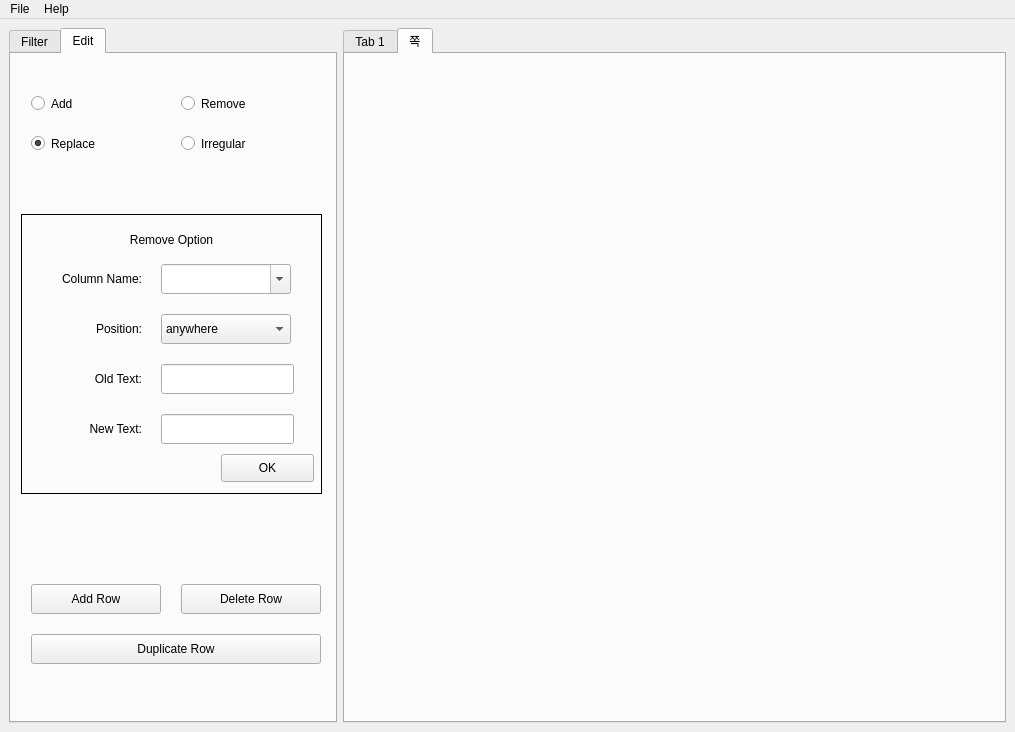
<?xml version="1.0" encoding="UTF-8"?>
<ui version="4.0">
 <class>Deco_LexO</class>
 <widget class="QMainWindow" name="Deco_LexO">
  <property name="geometry">
   <rect>
    <x>0</x>
    <y>0</y>
    <width>1015</width>
    <height>732</height>
   </rect>
  </property>
  <property name="windowTitle">
   <string>Deco-LexO</string>
  </property>
  <widget class="QWidget" name="centralwidget">
   <layout class="QGridLayout" name="gridLayout">
    <item row="0" column="0">
     <widget class="QTabWidget" name="tabWidget_1">
      <property name="maximumSize">
       <size>
        <width>328</width>
        <height>16777215</height>
       </size>
      </property>
      <property name="currentIndex">
       <number>1</number>
      </property>
      <widget class="QWidget" name="Modifying_Tab">
       <attribute name="title">
        <string>Filter</string>
       </attribute>
       <widget class="QComboBox" name="FEntryCombo">
        <property name="geometry">
         <rect>
          <x>30</x>
          <y>40</y>
          <width>81</width>
          <height>21</height>
         </rect>
        </property>
        <item>
         <property name="text">
          <string/>
         </property>
        </item>
        <item>
         <property name="text">
          <string>Equals</string>
         </property>
        </item>
        <item>
         <property name="text">
          <string>Starts with</string>
         </property>
        </item>
        <item>
         <property name="text">
          <string>Ends with</string>
         </property>
        </item>
        <item>
         <property name="text">
          <string>Contains</string>
         </property>
        </item>
        <item>
         <property name="text">
          <string>is empty</string>
         </property>
        </item>
       </widget>
       <widget class="QLineEdit" name="FEntry_Input">
        <property name="geometry">
         <rect>
          <x>120</x>
          <y>40</y>
          <width>141</width>
          <height>21</height>
         </rect>
        </property>
       </widget>
       <widget class="QLineEdit" name="FLemma_Input">
        <property name="geometry">
         <rect>
          <x>120</x>
          <y>100</y>
          <width>141</width>
          <height>21</height>
         </rect>
        </property>
       </widget>
       <widget class="QComboBox" name="FLemmaCombo">
        <property name="geometry">
         <rect>
          <x>30</x>
          <y>100</y>
          <width>81</width>
          <height>21</height>
         </rect>
        </property>
       </widget>
       <widget class="QComboBox" name="FCateCombo">
        <property name="geometry">
         <rect>
          <x>30</x>
          <y>160</y>
          <width>81</width>
          <height>21</height>
         </rect>
        </property>
       </widget>
       <widget class="QLineEdit" name="FCate_Input">
        <property name="geometry">
         <rect>
          <x>120</x>
          <y>160</y>
          <width>141</width>
          <height>21</height>
         </rect>
        </property>
       </widget>
       <widget class="QLineEdit" name="FFirst_1">
        <property name="geometry">
         <rect>
          <x>30</x>
          <y>320</y>
          <width>51</width>
          <height>21</height>
         </rect>
        </property>
       </widget>
       <widget class="QLineEdit" name="FFirst_2">
        <property name="geometry">
         <rect>
          <x>100</x>
          <y>320</y>
          <width>51</width>
          <height>21</height>
         </rect>
        </property>
       </widget>
       <widget class="QLineEdit" name="FFirst_3">
        <property name="geometry">
         <rect>
          <x>170</x>
          <y>320</y>
          <width>51</width>
          <height>21</height>
         </rect>
        </property>
       </widget>
       <widget class="QLineEdit" name="FSec_3">
        <property name="geometry">
         <rect>
          <x>170</x>
          <y>370</y>
          <width>51</width>
          <height>21</height>
         </rect>
        </property>
       </widget>
       <widget class="QLineEdit" name="FSec_2">
        <property name="geometry">
         <rect>
          <x>100</x>
          <y>370</y>
          <width>51</width>
          <height>21</height>
         </rect>
        </property>
       </widget>
       <widget class="QLineEdit" name="FSec_1">
        <property name="geometry">
         <rect>
          <x>30</x>
          <y>370</y>
          <width>51</width>
          <height>21</height>
         </rect>
        </property>
       </widget>
       <widget class="QLineEdit" name="FSecL_3">
        <property name="geometry">
         <rect>
          <x>170</x>
          <y>420</y>
          <width>51</width>
          <height>21</height>
         </rect>
        </property>
       </widget>
       <widget class="QLineEdit" name="FSecL_2">
        <property name="geometry">
         <rect>
          <x>100</x>
          <y>420</y>
          <width>51</width>
          <height>21</height>
         </rect>
        </property>
       </widget>
       <widget class="QLineEdit" name="FSecL_1">
        <property name="geometry">
         <rect>
          <x>30</x>
          <y>420</y>
          <width>51</width>
          <height>21</height>
         </rect>
        </property>
       </widget>
       <widget class="QLineEdit" name="FLast3">
        <property name="geometry">
         <rect>
          <x>170</x>
          <y>470</y>
          <width>51</width>
          <height>21</height>
         </rect>
        </property>
       </widget>
       <widget class="QLineEdit" name="FLast_2">
        <property name="geometry">
         <rect>
          <x>100</x>
          <y>470</y>
          <width>51</width>
          <height>21</height>
         </rect>
        </property>
       </widget>
       <widget class="QLineEdit" name="FLast_1">
        <property name="geometry">
         <rect>
          <x>30</x>
          <y>470</y>
          <width>51</width>
          <height>21</height>
         </rect>
        </property>
       </widget>
       <widget class="QFrame" name="FPhonoFrame">
        <property name="geometry">
         <rect>
          <x>10</x>
          <y>290</y>
          <width>281</width>
          <height>251</height>
         </rect>
        </property>
        <property name="frameShape">
         <enum>QFrame::Box</enum>
        </property>
        <property name="frameShadow">
         <enum>QFrame::Raised</enum>
        </property>
        <widget class="QComboBox" name="FColCombo">
         <property name="geometry">
          <rect>
           <x>90</x>
           <y>220</y>
           <width>81</width>
           <height>21</height>
          </rect>
         </property>
        </widget>
        <widget class="QLabel" name="label_7">
         <property name="geometry">
          <rect>
           <x>20</x>
           <y>50</y>
           <width>211</width>
           <height>31</height>
          </rect>
         </property>
         <property name="text">
          <string>Second syllable:</string>
         </property>
        </widget>
        <widget class="QLabel" name="label_8">
         <property name="geometry">
          <rect>
           <x>20</x>
           <y>100</y>
           <width>211</width>
           <height>31</height>
          </rect>
         </property>
         <property name="text">
          <string>Second-to-last syllable:</string>
         </property>
        </widget>
        <widget class="QLabel" name="label_9">
         <property name="geometry">
          <rect>
           <x>20</x>
           <y>0</y>
           <width>191</width>
           <height>31</height>
          </rect>
         </property>
         <property name="text">
          <string>First syllable:</string>
         </property>
        </widget>
        <widget class="QLabel" name="label_6">
         <property name="geometry">
          <rect>
           <x>20</x>
           <y>150</y>
           <width>211</width>
           <height>31</height>
          </rect>
         </property>
         <property name="text">
          <string>Last syllable:</string>
         </property>
        </widget>
        <widget class="QLabel" name="label_10">
         <property name="geometry">
          <rect>
           <x>10</x>
           <y>220</y>
           <width>61</width>
           <height>21</height>
          </rect>
         </property>
         <property name="text">
          <string>Column:</string>
         </property>
         <property name="alignment">
          <set>Qt::AlignRight|Qt::AlignTrailing|Qt::AlignVCenter</set>
         </property>
        </widget>
       </widget>
       <widget class="QPushButton" name="FFiltering_Button">
        <property name="geometry">
         <rect>
          <x>20</x>
          <y>550</y>
          <width>75</width>
          <height>23</height>
         </rect>
        </property>
        <property name="text">
         <string>Filter</string>
        </property>
       </widget>
       <widget class="QPushButton" name="FShow_Button">
        <property name="geometry">
         <rect>
          <x>110</x>
          <y>550</y>
          <width>75</width>
          <height>23</height>
         </rect>
        </property>
        <property name="text">
         <string>Show all</string>
        </property>
       </widget>
       <widget class="QPushButton" name="FClear_Button">
        <property name="geometry">
         <rect>
          <x>210</x>
          <y>550</y>
          <width>75</width>
          <height>23</height>
         </rect>
        </property>
        <property name="text">
         <string>Clear</string>
        </property>
       </widget>
       <widget class="QLabel" name="label">
        <property name="geometry">
         <rect>
          <x>30</x>
          <y>10</y>
          <width>56</width>
          <height>21</height>
         </rect>
        </property>
        <property name="text">
         <string>Entry:</string>
        </property>
       </widget>
       <widget class="QLabel" name="label_2">
        <property name="geometry">
         <rect>
          <x>30</x>
          <y>70</y>
          <width>56</width>
          <height>21</height>
         </rect>
        </property>
        <property name="text">
         <string>Lemma:</string>
        </property>
       </widget>
       <widget class="QLabel" name="label_3">
        <property name="geometry">
         <rect>
          <x>30</x>
          <y>130</y>
          <width>56</width>
          <height>21</height>
         </rect>
        </property>
        <property name="text">
         <string>Category:</string>
        </property>
       </widget>
       <widget class="QLineEdit" name="FInfo_Input">
        <property name="geometry">
         <rect>
          <x>120</x>
          <y>220</y>
          <width>141</width>
          <height>21</height>
         </rect>
        </property>
       </widget>
       <widget class="QLabel" name="label_4">
        <property name="geometry">
         <rect>
          <x>30</x>
          <y>190</y>
          <width>81</width>
          <height>21</height>
         </rect>
        </property>
        <property name="text">
         <string>Information:</string>
        </property>
       </widget>
       <widget class="QComboBox" name="FInfoCombo">
        <property name="geometry">
         <rect>
          <x>30</x>
          <y>220</y>
          <width>81</width>
          <height>21</height>
         </rect>
        </property>
       </widget>
       <widget class="QLabel" name="label_5">
        <property name="geometry">
         <rect>
          <x>10</x>
          <y>270</y>
          <width>141</width>
          <height>31</height>
         </rect>
        </property>
        <property name="font">
         <font>
          <weight>75</weight>
          <bold>true</bold>
         </font>
        </property>
        <property name="text">
         <string>Phonological shape</string>
        </property>
       </widget>
      </widget>
      <widget class="QWidget" name="Edit_Tab">
       <attribute name="title">
        <string>Edit</string>
       </attribute>
       <widget class="QRadioButton" name="Add_radio">
        <property name="geometry">
         <rect>
          <x>20</x>
          <y>40</y>
          <width>108</width>
          <height>19</height>
         </rect>
        </property>
        <property name="font">
         <font>
          <family>Arial</family>
         </font>
        </property>
        <property name="text">
         <string>Add</string>
        </property>
        <property name="checked">
         <bool>false</bool>
        </property>
       </widget>
       <widget class="QRadioButton" name="Remove_radio">
        <property name="geometry">
         <rect>
          <x>170</x>
          <y>40</y>
          <width>108</width>
          <height>19</height>
         </rect>
        </property>
        <property name="font">
         <font>
          <family>Arial</family>
         </font>
        </property>
        <property name="text">
         <string>Remove</string>
        </property>
       </widget>
       <widget class="QRadioButton" name="Replace_radio">
        <property name="geometry">
         <rect>
          <x>20</x>
          <y>80</y>
          <width>108</width>
          <height>19</height>
         </rect>
        </property>
        <property name="font">
         <font>
          <family>Arial</family>
         </font>
        </property>
        <property name="text">
         <string>Replace</string>
        </property>
        <property name="checked">
         <bool>true</bool>
        </property>
       </widget>
       <widget class="QRadioButton" name="Irregular_radio">
        <property name="geometry">
         <rect>
          <x>170</x>
          <y>80</y>
          <width>108</width>
          <height>19</height>
         </rect>
        </property>
        <property name="font">
         <font>
          <family>Arial</family>
         </font>
        </property>
        <property name="text">
         <string>Irregular</string>
        </property>
       </widget>
       <widget class="QFrame" name="Replace_frame">
        <property name="geometry">
         <rect>
          <x>10</x>
          <y>160</y>
          <width>301</width>
          <height>280</height>
         </rect>
        </property>
        <property name="frameShape">
         <enum>QFrame::Box</enum>
        </property>
        <property name="frameShadow">
         <enum>QFrame::Plain</enum>
        </property>
        <widget class="QLabel" name="label_14">
         <property name="geometry">
          <rect>
           <x>0</x>
           <y>10</y>
           <width>301</width>
           <height>31</height>
          </rect>
         </property>
         <property name="font">
          <font>
           <family>Arial</family>
          </font>
         </property>
         <property name="text">
          <string>Remove Option</string>
         </property>
         <property name="alignment">
          <set>Qt::AlignCenter</set>
         </property>
        </widget>
        <widget class="QComboBox" name="Replace_column">
         <property name="geometry">
          <rect>
           <x>140</x>
           <y>50</y>
           <width>130</width>
           <height>30</height>
          </rect>
         </property>
         <property name="editable">
          <bool>true</bool>
         </property>
         <item>
          <property name="text">
           <string/>
          </property>
         </item>
         <item>
          <property name="text">
           <string>Lemma</string>
          </property>
         </item>
         <item>
          <property name="text">
           <string>Column</string>
          </property>
         </item>
        </widget>
        <widget class="QComboBox" name="Replace_position">
         <property name="geometry">
          <rect>
           <x>140</x>
           <y>100</y>
           <width>130</width>
           <height>30</height>
          </rect>
         </property>
         <property name="font">
          <font>
           <family>Arial</family>
          </font>
         </property>
         <item>
          <property name="text">
           <string>anywhere</string>
          </property>
         </item>
         <item>
          <property name="text">
           <string>whole string</string>
          </property>
         </item>
         <item>
          <property name="text">
           <string>beginning</string>
          </property>
         </item>
         <item>
          <property name="text">
           <string>ending</string>
          </property>
         </item>
        </widget>
        <widget class="QLineEdit" name="Replace_oldtext">
         <property name="geometry">
          <rect>
           <x>140</x>
           <y>150</y>
           <width>133</width>
           <height>30</height>
          </rect>
         </property>
        </widget>
        <widget class="QLineEdit" name="Replace_newtext">
         <property name="geometry">
          <rect>
           <x>140</x>
           <y>200</y>
           <width>133</width>
           <height>30</height>
          </rect>
         </property>
        </widget>
        <widget class="QPushButton" name="Replace_start">
         <property name="geometry">
          <rect>
           <x>200</x>
           <y>240</y>
           <width>93</width>
           <height>28</height>
          </rect>
         </property>
         <property name="font">
          <font>
           <family>Arial</family>
          </font>
         </property>
         <property name="text">
          <string>OK</string>
         </property>
        </widget>
        <widget class="QLabel" name="label_11">
         <property name="geometry">
          <rect>
           <x>10</x>
           <y>50</y>
           <width>111</width>
           <height>30</height>
          </rect>
         </property>
         <property name="font">
          <font>
           <family>Arial</family>
          </font>
         </property>
         <property name="text">
          <string>Column Name:</string>
         </property>
         <property name="alignment">
          <set>Qt::AlignRight|Qt::AlignTrailing|Qt::AlignVCenter</set>
         </property>
        </widget>
        <widget class="QLabel" name="label_12">
         <property name="geometry">
          <rect>
           <x>10</x>
           <y>100</y>
           <width>111</width>
           <height>30</height>
          </rect>
         </property>
         <property name="font">
          <font>
           <family>Arial</family>
          </font>
         </property>
         <property name="text">
          <string>Position:</string>
         </property>
         <property name="alignment">
          <set>Qt::AlignRight|Qt::AlignTrailing|Qt::AlignVCenter</set>
         </property>
        </widget>
        <widget class="QLabel" name="label_13">
         <property name="geometry">
          <rect>
           <x>10</x>
           <y>150</y>
           <width>111</width>
           <height>30</height>
          </rect>
         </property>
         <property name="font">
          <font>
           <family>Arial</family>
          </font>
         </property>
         <property name="text">
          <string>Old Text:</string>
         </property>
         <property name="alignment">
          <set>Qt::AlignRight|Qt::AlignTrailing|Qt::AlignVCenter</set>
         </property>
        </widget>
        <widget class="QLabel" name="label_15">
         <property name="geometry">
          <rect>
           <x>10</x>
           <y>200</y>
           <width>111</width>
           <height>30</height>
          </rect>
         </property>
         <property name="font">
          <font>
           <family>Arial</family>
          </font>
         </property>
         <property name="text">
          <string>New Text:</string>
         </property>
         <property name="alignment">
          <set>Qt::AlignRight|Qt::AlignTrailing|Qt::AlignVCenter</set>
         </property>
        </widget>
       </widget>
       <widget class="QPushButton" name="Push_addrow">
        <property name="geometry">
         <rect>
          <x>20</x>
          <y>530</y>
          <width>130</width>
          <height>30</height>
         </rect>
        </property>
        <property name="font">
         <font>
          <family>Arial</family>
         </font>
        </property>
        <property name="text">
         <string>Add Row</string>
        </property>
       </widget>
       <widget class="QPushButton" name="Push_Deleterow">
        <property name="geometry">
         <rect>
          <x>170</x>
          <y>530</y>
          <width>140</width>
          <height>30</height>
         </rect>
        </property>
        <property name="font">
         <font>
          <family>Arial</family>
         </font>
        </property>
        <property name="text">
         <string>Delete Row</string>
        </property>
       </widget>
       <widget class="QPushButton" name="Push_Duplicaterow">
        <property name="geometry">
         <rect>
          <x>20</x>
          <y>580</y>
          <width>290</width>
          <height>30</height>
         </rect>
        </property>
        <property name="font">
         <font>
          <family>Arial</family>
         </font>
        </property>
        <property name="text">
         <string>Duplicate Row</string>
        </property>
       </widget>
      </widget>
     </widget>
    </item>
    <item row="0" column="1">
     <widget class="QTabWidget" name="dataFrame_Tab">
      <property name="currentIndex">
       <number>1</number>
      </property>
      <widget class="QWidget" name="tab">
       <attribute name="title">
        <string>Tab 1</string>
       </attribute>
       <layout class="QGridLayout" name="gridLayout_2">
        <item row="0" column="0">
         <widget class="QTableWidget" name="tableWidget"/>
        </item>
       </layout>
      </widget>
      <widget class="QWidget" name="tab_5">
       <attribute name="title">
        <string>쪽</string>
       </attribute>
      </widget>
     </widget>
    </item>
   </layout>
  </widget>
  <widget class="QMenuBar" name="menubar">
   <property name="geometry">
    <rect>
     <x>0</x>
     <y>0</y>
     <width>1015</width>
     <height>26</height>
    </rect>
   </property>
   <widget class="QMenu" name="menuFile">
    <property name="title">
     <string>File</string>
    </property>
    <widget class="QMenu" name="menuRecent_files">
     <property name="title">
      <string>Recent files</string>
     </property>
     <addaction name="actionNone"/>
    </widget>
    <addaction name="actionOpen_file_s"/>
    <addaction name="menuRecent_files"/>
    <addaction name="separator"/>
    <addaction name="actionSave"/>
    <addaction name="actionSave_file_as"/>
    <addaction name="separator"/>
    <addaction name="actionQuit"/>
   </widget>
   <widget class="QMenu" name="menuHelp">
    <property name="title">
     <string>Help</string>
    </property>
    <addaction name="actionAcknowledgement"/>
    <addaction name="separator"/>
    <addaction name="actionAbout_DecoLexO"/>
   </widget>
   <addaction name="menuFile"/>
   <addaction name="menuHelp"/>
  </widget>
  <action name="actionOpen_file_s">
   <property name="text">
    <string>Open files...</string>
   </property>
   <property name="shortcut">
    <string>Ctrl+O</string>
   </property>
   <property name="shortcutContext">
    <enum>Qt::WindowShortcut</enum>
   </property>
  </action>
  <action name="actionNone">
   <property name="text">
    <string>None</string>
   </property>
  </action>
  <action name="actionSave">
   <property name="text">
    <string>Save file</string>
   </property>
   <property name="shortcut">
    <string>Ctrl+S</string>
   </property>
  </action>
  <action name="actionSave_file_as">
   <property name="text">
    <string>Save file as...</string>
   </property>
   <property name="shortcut">
    <string>Ctrl+Shift+S</string>
   </property>
  </action>
  <action name="actionQuit">
   <property name="text">
    <string>Quit</string>
   </property>
   <property name="shortcut">
    <string>Ctrl+Q</string>
   </property>
  </action>
  <action name="actionAcknowledgement">
   <property name="text">
    <string>Acknowledgement</string>
   </property>
  </action>
  <action name="actionAbout_DecoLexO">
   <property name="text">
    <string>About DecoLexO</string>
   </property>
  </action>
 </widget>
 <resources/>
 <connections/>
</ui>
